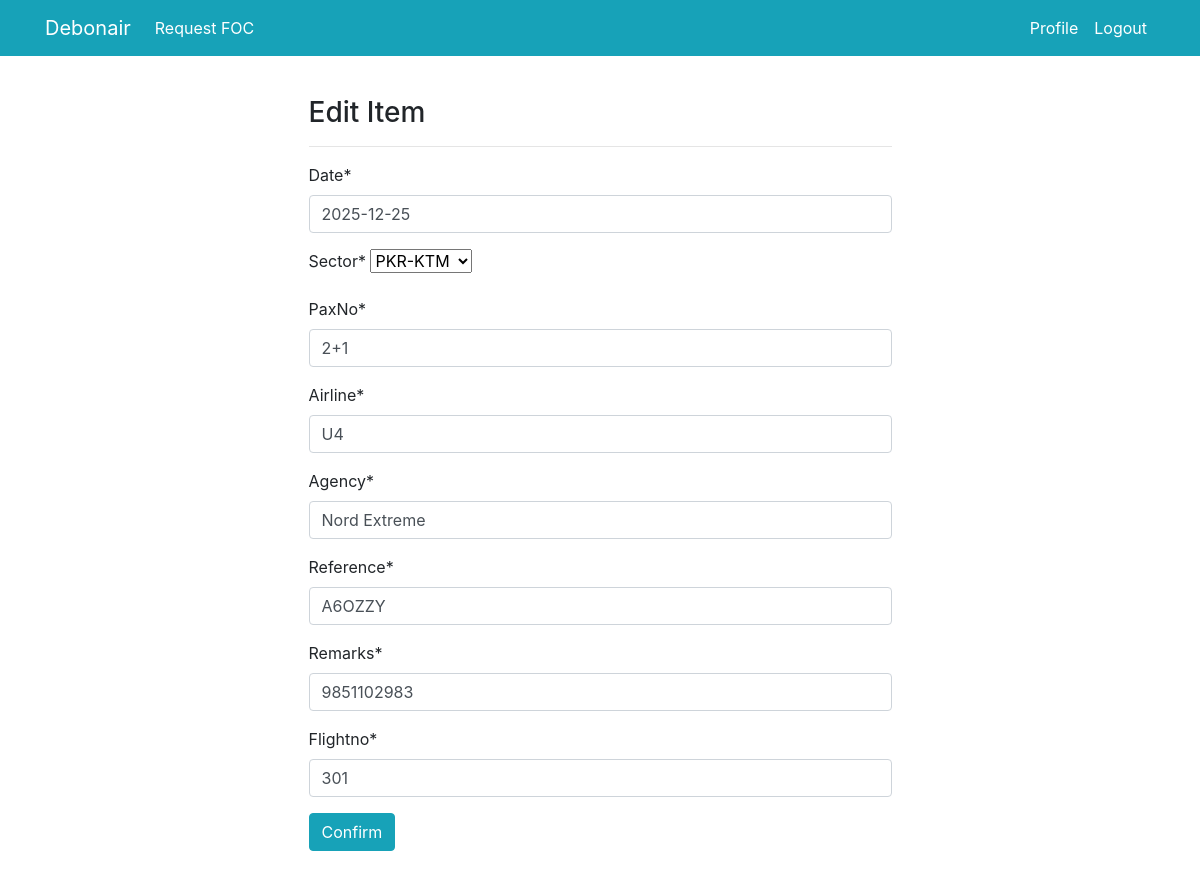
Page /Confirmed/update/31 on the committed database.
### home/models.py (models this page shows, shortened)
class Confirmed(models.Model):
    date = models.DateField(auto_now=False, auto_now_add=False)
    sector = models.CharField(max_length=50, choices=Sector)
    paxNo = models.CharField(max_length=8)
    agency = models.CharField(max_length=50)
    airline = models.CharField(max_length=15)
    flightno = models.IntegerField()
    remarks = models.CharField(max_length=50)
    reference = models.CharField(max_length=30)
    staff = models.ForeignKey(User, models.CASCADE, null = True)

### home/views.py (the view)
# urls.py: path('Confirmed/update/<int:pk>', confirmed_edit, name = "Confirmed_edit"),
def confirmed_edit(request, pk):
    confirmed = Confirmed.objects.get(id=pk)
    if request.method == "POST":
        form = ConfirmedForm(request.POST, instance = confirmed)
        if form.is_valid():
            form.save()
            return redirect('Confirmed')
    else:
        form = ConfirmedForm(instance= confirmed)
    context = {
        'confirmed':confirmed,
        'form':form
    }
    return render(request, 'dashboard/Confirmed_edit.html', context)

### home/forms.py
class ConfirmedForm(forms.ModelForm):
    class Meta:
        model = Confirmed
        fields = ['date', 'sector', 'paxNo', 'airline', 'agency', 'reference', 'remarks', 'flightno']

### templates/Dashboard/Confirmed_edit.html (shortened to what this page needs)
{% extends 'partials/base.html' %}
{% load crispy_forms_tags %}
{% block content %}
<div class="row my-4">
    <div class="col-md-6 offset-md-3 p-3 bg-white">
        <h3>Edit Item</h3>
        <hr>
        <form method = "POST">
            {{ form|crispy }}
            <input class="btn btn-info" type="submit" value="Confirm">
        </form>
    </div>
</div>
{% endblock %}

### rows in the picture
Confirmed: date "2025-12-25", sector "PKR-KTM", paxNo "2+1", airline "U4", agency "Nord Extreme", reference "A6OZZY", remarks "9851102983", flightno "301"
